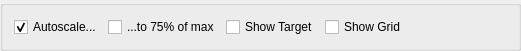
  <widget class="QGroupBox" name="groupBox_2">
   <property name="geometry">
    <rect>
     <x>250</x>
     <y>710</y>
     <width>521</width>
     <height>40</height>
    </rect>
   </property>
   <layout class="QHBoxLayout" name="horizontalLayout">
    <item>
     <widget class="QCheckBox" name="checkBoxAutoscale">
      <property name="text">
       <string>Autoscale...</string>
      </property>
      <property name="checked">
       <bool>true</bool>
      </property>
      <property name="tristate">
       <bool>false</bool>
      </property>
     </widget>
    </item>
    <item>
     <widget class="QCheckBox" name="checkBox_autoscale90">
      <property name="layoutDirection">
       <enum>Qt::LeftToRight</enum>
      </property>
      <property name="autoFillBackground">
       <bool>false</bool>
      </property>
      <property name="text">
       <string>...to 75% of max</string>
      </property>
     </widget>
    </item>
    <item>
     <widget class="QCheckBox" name="checkBox_showTarget">
      <property name="text">
       <string>Show Target</string>
      </property>
     </widget>
    </item>
    <item>
     <widget class="QCheckBox" name="checkBox_showGrid">
      <property name="text">
       <string>Show Grid</string>
      </property>
     </widget>
    </item>
    <item>
     <spacer name="horizontalSpacer_3">
      <property name="orientation">
       <enum>Qt::Horizontal</enum>
      </property>
      <property name="sizeHint" stdset="0">
       <size>
        <width>40</width>
        <height>20</height>
       </size>
      </property>
     </spacer>
    </item>
   </layout>
  </widget>
